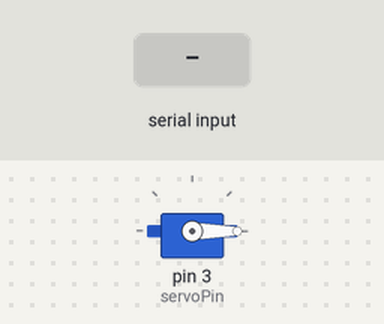
Bench run of a sketch on a simulated Arduino Uno, built with avr-gcc and run on an emulated ATmega328P. On the bench: servo. Inputs (shaded band) come from the test bench. What the sketch prints to the serial monitor is not drawn.

Above: at 1.2 s.
1.3 s: "90,45\n" received over Serial
At 3.4 s:
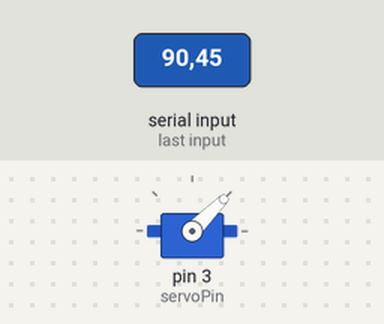
4.3 s: "30,150\n" received over Serial
At 6.5 s:
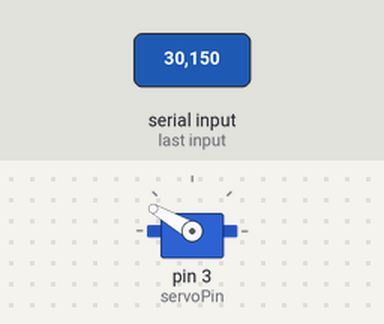
6.8 s: "200\n" received over Serial
At 7.7 s:
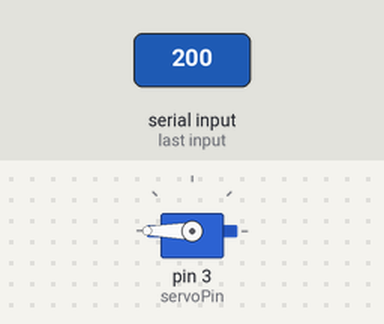
9.8 s: "90\n" received over Serial
At 11.1 s:
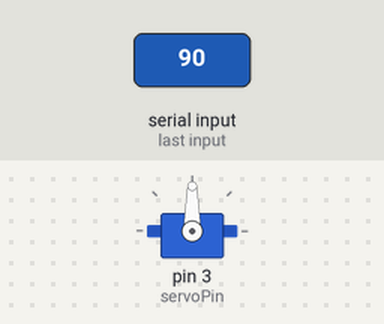
Timing chart, 0 to 13.3 s (numbered marks = the images above; inputs shaded):
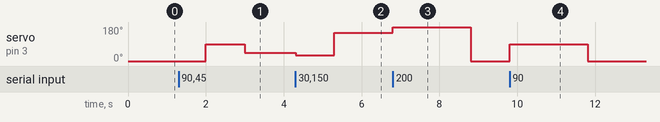

The sketch:

servo_angle_serial_monitor.ino
```cpp
#include <Servo.h>

int servoPin = 3;
int angle = 0;

Servo servo;

void setup() {

  servo.attach(servoPin);

  Serial.begin(9600);
  Serial.println("Enter value bt/wn 1 to 180");
}

void loop() {
  if (Serial.available() > 0) {
    angle = Serial.parseInt();
  }
  servo.write(angle);

  delay(1000);
}
```

Measured:
- after the input at 1.3 s, servo on pin 3 (servoPin): 0° → 90° after 0.70 s, → 45° 1.0 s later
- after the input at 4.3 s, servo on pin 3 (servoPin): 45° → 30° at once, → 150° 1.0 s later
- after the input at 6.8 s, servo on pin 3 (servoPin): 150° → 180° at once, → 0° 2.0 s later
- after the input at 9.8 s, servo on pin 3 (servoPin): 0° → 90° at once, → 0° 2.0 s later
